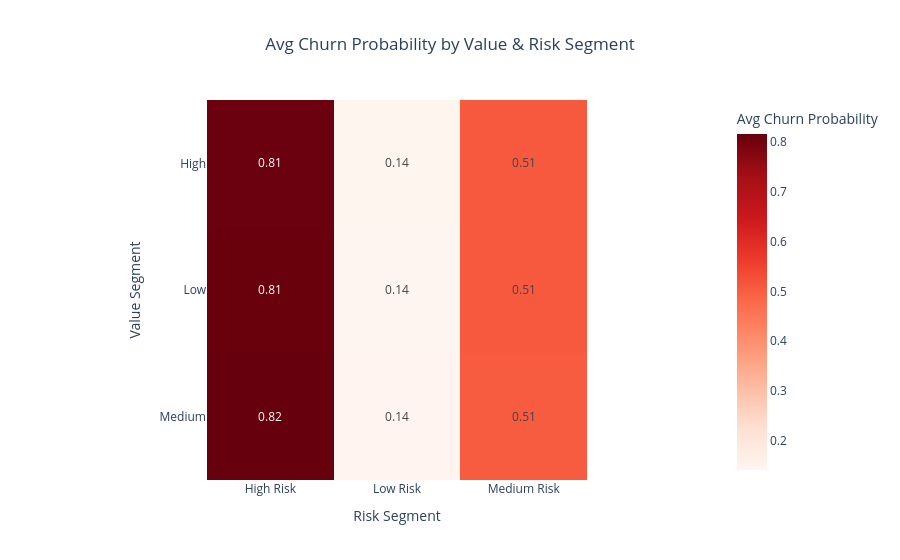
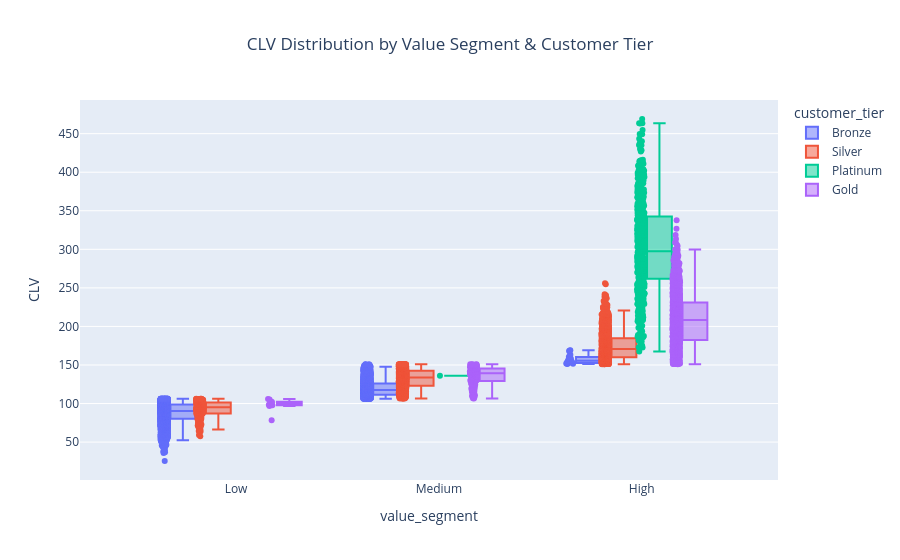
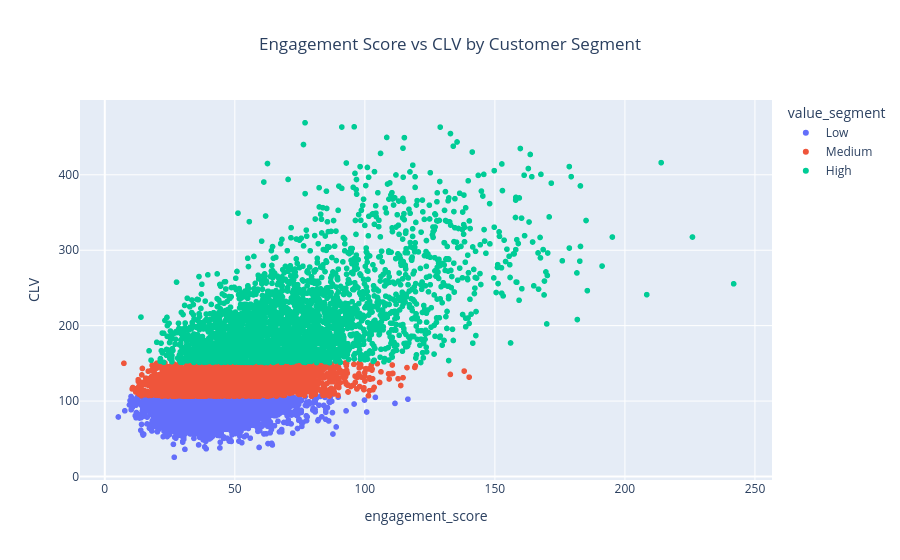
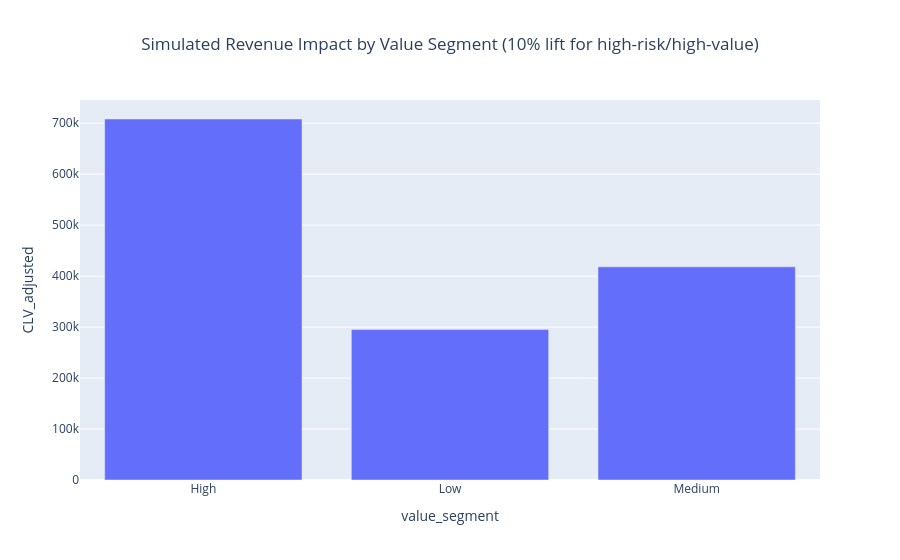

Write notebook code for charts like these, in order.
### Code cell
# ==============================
# Notebook 08 — Dashboards & Executive Summary (FAANG-Level)
# ==============================

# ------------------------
# 1️⃣ Imports & Setup
# ------------------------
import pandas as pd
import numpy as np
import os
import plotly.express as px
import plotly.graph_objects as go
from plotly.subplots import make_subplots

# For PDF export
from fpdf import FPDF

# Warnings
import warnings
warnings.filterwarnings('ignore')

# ------------------------
# 2️⃣ Load Predictions from Notebook 07
# ------------------------
output_path = r"C:\Users\ASUS\Documents\Ecommerce_Data_Analytics\output"
df = pd.read_csv(os.path.join(output_path, "full_dataset_with_predictions.csv"))
business_table = pd.read_csv(os.path.join(output_path, "business_segment_table.csv"))

print("Dataset loaded:", df.shape)
display(df.head())

# ------------------------
# 3️⃣ Interactive Churn Heatmap
# ------------------------
pivot_churn = business_table.pivot(index='value_segment', columns='risk_segment', values='avg_churn_prob')
fig_churn = px.imshow(
    pivot_churn,
    text_auto=".2f",
    color_continuous_scale="Reds",
    labels=dict(x="Risk Segment", y="Value Segment", color="Avg Churn Probability"),
    title="Avg Churn Probability by Value & Risk Segment"
)
fig_churn.update_layout(title={'x':0.5, 'xanchor': 'center'})
fig_churn.show()

# ------------------------
# 4️⃣ CLV Distribution by Segment & Tier
# ------------------------
fig_clv = px.box(
    df, x='value_segment', y='CLV', color='customer_tier',
    title="CLV Distribution by Value Segment & Customer Tier",
    points="all"
)
fig_clv.update_layout(title={'x':0.5, 'xanchor': 'center'})
fig_clv.show()

# ------------------------
# 5️⃣ Engagement vs CLV Scatter
# ------------------------
df['engagement_score'] = df['weekly_visits'] + df['session_time_minutes'] + df['page_views'] + df['app_opens']
fig_engagement = px.scatter(
    df, x='engagement_score', y='CLV', color='value_segment',
    hover_data=['customer_id','churned','customer_tier','risk_segment'],
    title="Engagement Score vs CLV by Customer Segment"
)
fig_engagement.update_layout(title={'x':0.5, 'xanchor': 'center'})
fig_engagement.show()

# ------------------------
# 6️⃣ Scenario Simulation: High-Risk, High-Value
# ------------------------
high_risk_high_value = df[(df['risk_segment']=='High Risk') & (df['value_segment']=='High')]
print("High-Risk High-Value customers:", high_risk_high_value.shape[0])

# Simulate 10% CLV retention lift
df['CLV_adjusted'] = df.apply(
    lambda x: x['CLV']*1.1 if x['customer_id'] in high_risk_high_value['customer_id'].values else x['CLV'],
    axis=1
)

# Interactive bar chart: projected CLV lift by value segment
fig_roi = px.bar(
    df.groupby('value_segment')['CLV_adjusted'].sum().reset_index(),
    x='value_segment', y='CLV_adjusted',
    title="Simulated Revenue Impact by Value Segment (10% lift for high-risk/high-value)"
)
fig_roi.update_layout(title={'x':0.5, 'xanchor': 'center'})
fig_roi.show()

# ------------------------
# 7️⃣ Executive Summary PDF
# ------------------------
pdf = FPDF()
pdf.add_page()
pdf.set_font("Arial", 'B', 16)
pdf.cell(0, 10, "E-Commerce Analytics Executive Summary", ln=True, align="C")
pdf.ln(10)

pdf.set_font("Arial", '', 12)
pdf.multi_cell(0, 8, f"""
Total Customers: {df.shape[0]}
High-Risk High-Value Customers: {high_risk_high_value.shape[0]}
Churn Model ROC-AUC: 0.842 | F1-score: 0.697
CLV Model RMSE: 29.86 | MAE: 22.65

Top 3 Recommended Actions:
1. Immediate retention for high-risk high-value customers
2. Loyalty rewards for medium-risk high-value customers
3. Minimal intervention for low-risk customers

Scenario Simulation:
- Applied 10% retention lift to high-risk high-value segment
- Projected CLV increase by segment visualized in dashboards
""")

# Save PDF
pdf_output = os.path.join(output_path, "executive_summary.pdf")
pdf.output(pdf_output)
print(f"✅ Executive summary PDF saved at {pdf_output}")

# ------------------------
# 8️⃣ Save Dashboards (Interactive HTML)
# ------------------------
dashboards_path = os.path.join(output_path, "dashboards")
os.makedirs(dashboards_path, exist_ok=True)

fig_churn.write_html(os.path.join(dashboards_path, "churn_heatmap.html"))
fig_clv.write_html(os.path.join(dashboards_path, "clv_distribution.html"))
fig_engagement.write_html(os.path.join(dashboards_path, "engagement_vs_clv.html"))
fig_roi.write_html(os.path.join(dashboards_path, "scenario_roi.html"))

print(f"✅ Dashboards saved at {dashboards_path}")

# ------------------------
# 9️⃣ README + Portfolio Narrative (Template)
# ------------------------
readme_content = f"""
# E-Commerce Data Analytics — FAANG-Level Portfolio

## Business Problem
Predict churn and forecast CLV to prioritize retention campaigns and maximize revenue.

## Dataset
- Customers: {df.shape[0]}
- Features: demographic, engagement, purchase, and promotional behavior
- Target: churned (classification), CLV (regression)

## Approach
1. Feature Engineering: engagement scores, RFM, promotions response, tier segmentation
2. Predictive Modeling:
   - Logistic Regression for churn (ROC-AUC: 0.842, F1: 0.697)
   - Random Forest for CLV (RMSE: 29.86, MAE: 22.65)
3. Scenario Simulation: 10% retention lift for high-risk/high-value segment
4. Interactive Dashboards with Plotly

## Key Insights
- High churn probability mostly in low engagement, low-value segments
- Top drivers of CLV: customer_tier, total_spent, session_time_minutes
- High-value, high-risk customers need immediate retention interventions

## Recommendations
- Target high-risk, high-value customers with personalized offers
- Monitor medium-risk segments for engagement drop
- Minimal intervention for low-risk segments

## Scenario Simulation & ROI
- Simulated 10% retention lift for high-risk/high-value
- Projected CLV increase visualized in dashboards
- Revenue impact can be scaled per segment and campaign

## Dashboards
- Churn Heatmap: risk vs value segment
- CLV Distribution: box plots by tier
- Engagement vs CLV: scatter plots
- Scenario ROI: bar chart

## Outputs
- Executive summary PDF
- Interactive dashboards HTML
- Business tables CSV
"""

readme_path = os.path.join(output_path, "README.md")
with open(readme_path, "w") as f:
    f.write(readme_content)
print(f"✅ README + portfolio narrative saved at {readme_path}")

### Figure 1 — Plotly figure (JSON) as saved in the notebook; plotly's stock layout.template omitted (floating-point values rounded to 4 significant figures)
{"data": [{"coloraxis": "coloraxis", "hovertemplate": "Risk Segment: %{x}<br>Value Segment: %{y}<br>Avg Churn Probability: %{z}<extra></extra>", "name": "0", "texttemplate": "%{z:.2f}", "type": "heatmap", "x": ["High Risk", "Low Risk", "Medium Risk"], "xaxis": "x", "y": ["High", "Low", "Medium"], "yaxis": "y", "z": [[0.8109, 0.1428, 0.5099], [0.8133, 0.141, 0.5094], [0.8163, 0.1435, 0.5063]]}], "layout": {"coloraxis": {"colorbar": {"title": {"text": "Avg Churn Probability"}}, "colorscale": [[0, "rgb(255,245,240)"], [0.125, "rgb(254,224,210)"], [0.25, "rgb(252,187,161)"], [0.375, "rgb(252,146,114)"], [0.5, "rgb(251,106,74)"], [0.625, "rgb(239,59,44)"], [0.75, "rgb(203,24,29)"], [0.875, "rgb(165,15,21)"], [1, "rgb(103,0,13)"]]}, "title": {"text": "Avg Churn Probability by Value & Risk Segment", "x": 0.5, "xanchor": "center"}, "xaxis": {"anchor": "y", "constrain": "domain", "domain": [0, 1], "scaleanchor": "y", "title": {"text": "Risk Segment"}}, "yaxis": {"anchor": "x", "autorange": "reversed", "constrain": "domain", "domain": [0, 1], "title": {"text": "Value Segment"}}}}

### Figure 2 — Plotly figure (JSON) as saved in the notebook; plotly's stock layout.template omitted (floating-point values rounded to 4 significant figures; data arrays with more than 128 entries replaced by an {"elided": "..."} marker saying what was removed)
{"data": [{"alignmentgroup": "True", "boxpoints": "all", "hovertemplate": "customer_tier=Bronze<br>value_segment=%{x}<br>CLV=%{y}<extra></extra>", "legendgroup": "Bronze", "marker": {"color": "#636efa"}, "name": "Bronze", "notched": false, "offsetgroup": "Bronze", "orientation": "v", "showlegend": true, "type": "box", "x": {"elided": "4995 str values"}, "x0": " ", "xaxis": "x", "y": {"elided": "4995 float values"}, "y0": " ", "yaxis": "y"}, {"alignmentgroup": "True", "boxpoints": "all", "hovertemplate": "customer_tier=Silver<br>value_segment=%{x}<br>CLV=%{y}<extra></extra>", "legendgroup": "Silver", "marker": {"color": "#EF553B"}, "name": "Silver", "notched": false, "offsetgroup": "Silver", "orientation": "v", "showlegend": true, "type": "box", "x": {"elided": "3010 str values"}, "x0": " ", "xaxis": "x", "y": {"elided": "3010 float values"}, "y0": " ", "yaxis": "y"}, {"alignmentgroup": "True", "boxpoints": "all", "hovertemplate": "customer_tier=Platinum<br>value_segment=%{x}<br>CLV=%{y}<extra></extra>", "legendgroup": "Platinum", "marker": {"color": "#00cc96"}, "name": "Platinum", "notched": false, "offsetgroup": "Platinum", "orientation": "v", "showlegend": true, "type": "box", "x": {"elided": "485 str values"}, "x0": " ", "xaxis": "x", "y": {"elided": "485 float values"}, "y0": " ", "yaxis": "y"}, {"alignmentgroup": "True", "boxpoints": "all", "hovertemplate": "customer_tier=Gold<br>value_segment=%{x}<br>CLV=%{y}<extra></extra>", "legendgroup": "Gold", "marker": {"color": "#ab63fa"}, "name": "Gold", "notched": false, "offsetgroup": "Gold", "orientation": "v", "showlegend": true, "type": "box", "x": {"elided": "1510 str values"}, "x0": " ", "xaxis": "x", "y": {"elided": "1510 float values"}, "y0": " ", "yaxis": "y"}], "layout": {"boxmode": "group", "legend": {"title": {"text": "customer_tier"}, "tracegroupgap": 0}, "title": {"text": "CLV Distribution by Value Segment & Customer Tier", "x": 0.5, "xanchor": "center"}, "xaxis": {"anchor": "y", "domain": [0, 1], "title": {"text": "value_segment"}}, "yaxis": {"anchor": "x", "domain": [0, 1], "title": {"text": "CLV"}}}}

### Figure 3 — Plotly figure (JSON) as saved in the notebook; plotly's stock layout.template omitted (floating-point values rounded to 4 significant figures; data arrays with more than 128 entries replaced by an {"elided": "..."} marker saying what was removed)
{"data": [{"customdata": {"elided": "3333x4 mixed values"}, "hovertemplate": "value_segment=Low<br>engagement_score=%{x}<br>CLV=%{y}<br>customer_id=%{customdata[0]}<br>churned=%{customdata[1]}<br>customer_tier=%{customdata[2]}<br>risk_segment=%{customdata[3]}<extra></extra>", "legendgroup": "Low", "marker": {"color": "#636efa", "symbol": "circle"}, "mode": "markers", "name": "Low", "showlegend": true, "type": "scattergl", "x": {"elided": "3333 float values"}, "xaxis": "x", "y": {"elided": "3333 float values"}, "yaxis": "y"}, {"customdata": {"elided": "3333x4 mixed values"}, "hovertemplate": "value_segment=Medium<br>engagement_score=%{x}<br>CLV=%{y}<br>customer_id=%{customdata[0]}<br>churned=%{customdata[1]}<br>customer_tier=%{customdata[2]}<br>risk_segment=%{customdata[3]}<extra></extra>", "legendgroup": "Medium", "marker": {"color": "#EF553B", "symbol": "circle"}, "mode": "markers", "name": "Medium", "showlegend": true, "type": "scattergl", "x": {"elided": "3333 float values"}, "xaxis": "x", "y": {"elided": "3333 float values"}, "yaxis": "y"}, {"customdata": {"elided": "3334x4 mixed values"}, "hovertemplate": "value_segment=High<br>engagement_score=%{x}<br>CLV=%{y}<br>customer_id=%{customdata[0]}<br>churned=%{customdata[1]}<br>customer_tier=%{customdata[2]}<br>risk_segment=%{customdata[3]}<extra></extra>", "legendgroup": "High", "marker": {"color": "#00cc96", "symbol": "circle"}, "mode": "markers", "name": "High", "showlegend": true, "type": "scattergl", "x": {"elided": "3334 float values"}, "xaxis": "x", "y": {"elided": "3334 float values"}, "yaxis": "y"}], "layout": {"legend": {"title": {"text": "value_segment"}, "tracegroupgap": 0}, "title": {"text": "Engagement Score vs CLV by Customer Segment", "x": 0.5, "xanchor": "center"}, "xaxis": {"anchor": "y", "domain": [0, 1], "title": {"text": "engagement_score"}}, "yaxis": {"anchor": "x", "domain": [0, 1], "title": {"text": "CLV"}}}}

### Figure 4 — Plotly figure (JSON) as saved in the notebook; plotly's stock layout.template omitted (floating-point values rounded to 4 significant figures)
{"data": [{"hovertemplate": "value_segment=%{x}<br>CLV_adjusted=%{y}<extra></extra>", "legendgroup": "", "marker": {"color": "#636efa", "pattern": {"shape": ""}}, "name": "", "orientation": "v", "showlegend": false, "textposition": "auto", "type": "bar", "x": ["High", "Low", "Medium"], "xaxis": "x", "y": [708200.0, 295100.0, 418200.0], "yaxis": "y"}], "layout": {"barmode": "relative", "legend": {"tracegroupgap": 0}, "title": {"text": "Simulated Revenue Impact by Value Segment (10% lift for high-risk/high-value)", "x": 0.5, "xanchor": "center"}, "xaxis": {"anchor": "y", "domain": [0, 1], "title": {"text": "value_segment"}}, "yaxis": {"anchor": "x", "domain": [0, 1], "title": {"text": "CLV_adjusted"}}}}
